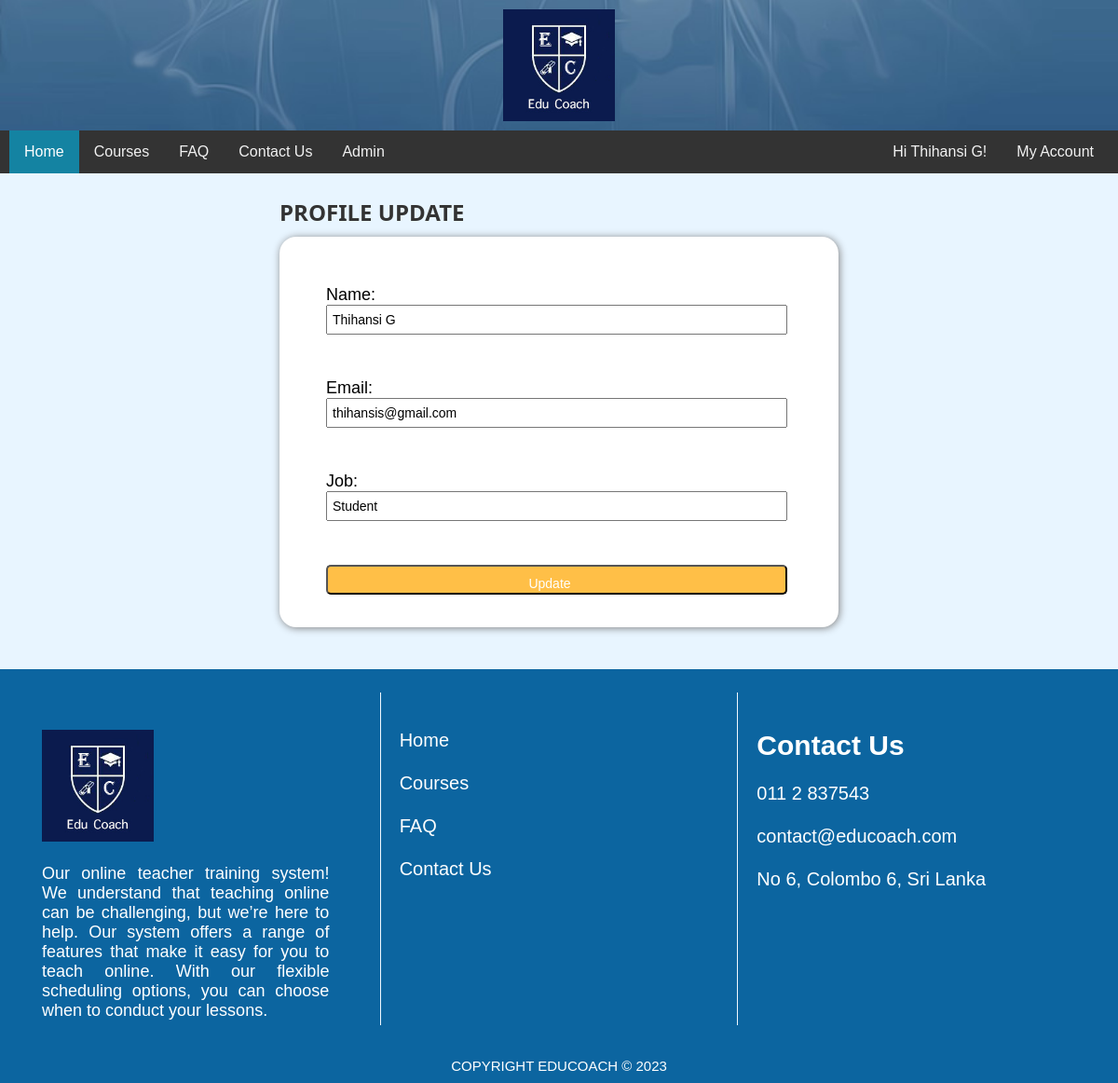
/accountupdate.php (signed in), run on the app's committed database.
### tables this page shows
CREATE TABLE `users` (
  `id` int(11) NOT NULL,
  `name` varchar(50) NOT NULL,
  `email` varchar(50) NOT NULL,
  `job` varchar(50) NOT NULL,
  `password` varchar(50) NOT NULL,
  `create_datetime` date NOT NULL DEFAULT current_timestamp()
);

### accountupdate.php (the view, shortened to what this page needs)
<?php require_once('./db/connection.php'); ?>
<?php
	if (!isset($_SESSION['user_id'])) {
		header('Location: ./index.php');
	}
    else{
        $query = "SELECT * FROM users
							  WHERE id = '{$_SESSION['user_id']}'
							  LIMIT 1
							  ";
			    $result_set = mysqli_query($connection, $query);
				if (mysqli_num_rows($result_set) == 1) {
					$user = mysqli_fetch_assoc($result_set);
					$userName = $user['name'];
					$userEmail = $user['email'];
                    $userJob = $user['job'];
				}
    }
 ?>
<html lang="en">
<head>
    <link rel="stylesheet" href="./css/style.css">
    <link rel="stylesheet" href="./css/header.css">
    <link rel="stylesheet" href="./css/footer.css">
    <link rel="stylesheet" href="./css/myaccount.css">
    <link href="https://cdn.jsdelivr.net/npm/remixicon@3.2.0/fonts/remixicon.css" rel="stylesheet">
</head>
<body>
    <?php include './components/header.php' ?>
    <div class="body-container">
            <div class="main-container">
                <h2>PROFILE UPDATE</h2>
                <div class="card">
                    <div class="card-body update-body">
                        <form method="post" action="./accountupdate.php">
                            <br>
                            <label for="name">Name:</label><br>
                            <input type="text" name="name" value="<?php echo $userName; ?>"><br><br>
                            <label for="email">Email:</label><br>
                            <input type="email" name="email" value="<?php echo $userEmail; ?>"><br><br>
                            <label for="job">Job:</label><br>
                            <input type="text" name="job" value="<?php echo $userJob; ?>"><br><br>
                            <input class="update-btn" type="submit" name="submit" value="Update">
                        </form>
                    </div>
                </div>
            </div>
    </div>
    <?php include './components/footer.php' ?>
</body>
</html>

### css/style.css (style rules this page uses)
body { margin: 0; font-family: Arial, Helvetica, sans-serif; }

### css/myaccount.css (style rules this page uses)
* { margin: 0; }
body { background-color: #e8f5ff; font-family: Arial; }
.body-container { display: flex; padding: 25px 0px; }
.main-container { margin: auto; font-size: 28px; width: 50%; }
.main-container h2 { color: #333; font-family: 'Segoe UI', Tahoma, Geneva, Verdana, sans-serif; font-size: 24px; margin-bottom: 10px; }
.main-container .card { background-color: #fff; border-radius: 18px; box-shadow: 1px 1px 8px 0 grey; height: auto; margin-bottom: 20px; padding: 20px 0 20px 50px; }
.update-btn { background-color: rgb(255, 191, 71); font-size: 15px; padding: 10px 20px; border-radius: 5px; color: white; }
.update-body label { font-size: 18px; }
.update-body input { height: 4vh; width: 90%; padding-left: 5px; font-size: 14px; margin-bottom: 15px; }

### data on the page
users: name "Thihansi G", email "thihansis@gmail.com", job "Student"

### other printed values
$_SESSION['name'] "Thihansi G"
